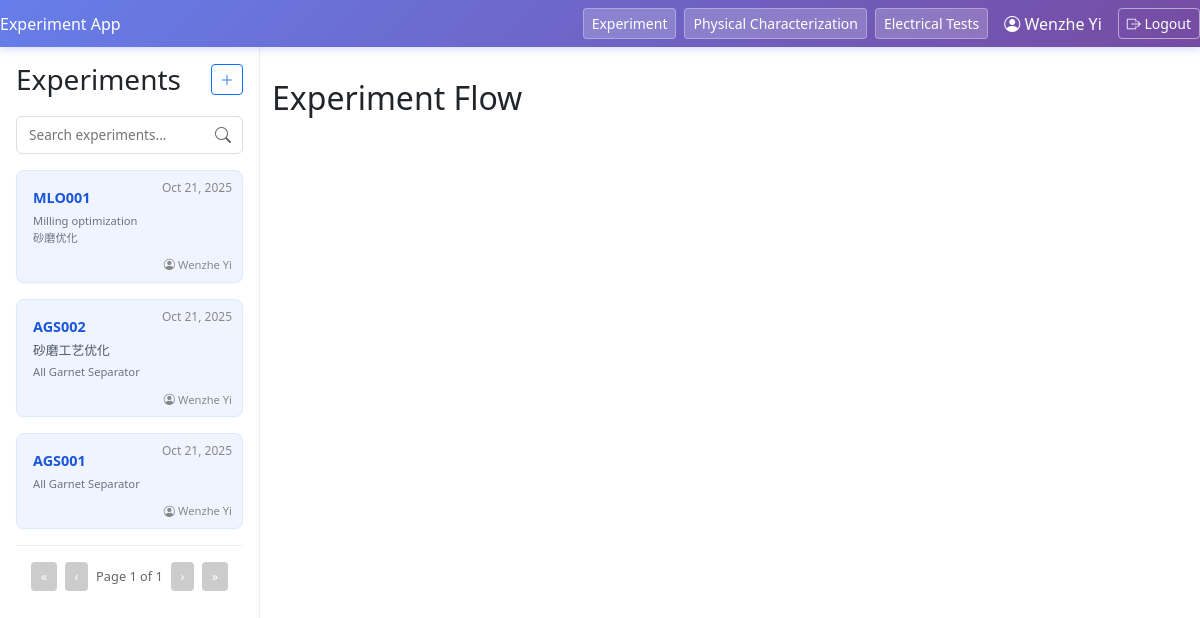
Screenshot of / (signed in) with the database file from the repository.
### experiment_flow/models.py (models this page shows, shortened)
class Exp(models.Model):
    exp_name = models.CharField(max_length = 30)
    exp_description = models.TextField(blank = True, null = True)
    created_on = models.DateTimeField(auto_now_add=True)
    project = models.ForeignKey(Project, on_delete = models.CASCADE, related_name = 'experiment', null = True)
    owner = models.ForeignKey(User, on_delete=models.CASCADE, related_name='experiments')

class Project(models.Model):
    project_name = models.CharField(max_length = 50)
    project_code = models.CharField(max_length = 3, null = True, blank = True)
    group = models.ForeignKey(ResearchGroup, on_delete = models.CASCADE, related_name = 'project', null = True)
    created_on = models.DateTimeField(auto_now_add=True)

### experiment_flow/views.py (the view)
# urls.py: path('', views.index, name = 'index'),
@login_required
def index(request):
    search_query = request.GET.get('search', '')
    latest_exp = Exp.objects.order_by('-created_on')
    if search_query:
        latest_exp = latest_exp.filter(
            Q(exp_name__icontains=search_query) |
            Q(exp_description__icontains=search_query) |
            Q(project__project_name__icontains=search_query)
        )
    page_number = request.GET.get('page', 1)
    paginator = Paginator(latest_exp, 10)  # 10 experiments per page
    page_obj = paginator.get_page(page_number)
    return render(request, 'experiment_flow/index.html', {
        'experiments': page_obj,
        'page_obj': page_obj,
        'search_query': search_query
    })

### experiment_flow/templates/experiment_flow/index.html
{% extends "experiment_flow/base.html" %}
{% block content %}
    <h2>Experiment Flow</h2>
{% endblock %}

### experiment_flow/templates/experiment_flow/base.html (shortened to what this page needs)
<!DOCTYPE html>
<html lang="en">
<head>
    <link rel="stylesheet" href="https://cdn.jsdelivr.net/npm/bootstrap-icons@1.11.1/font/bootstrap-icons.css">
    <link href="https://cdn.jsdelivr.net/npm/bootstrap@5.3.0/dist/css/bootstrap.min.css" rel="stylesheet">
</head>
<body>
    <div class="navbar">
        <div>Experiment App</div>
        <div class="ms-auto d-flex gap-2 align-items-center">
            <button onclick="location.href='{% url 'index' %}'" class="btn btn-primary btn-sm">Experiment</button>
            <button onclick="location.href='{% url 'index' %}'" class="btn btn-primary btn-sm">Physical Characterization</button>
            <button onclick="location.href='{% url 'index' %}'" class="btn btn-primary btn-sm">Electrical Tests</button>
            {% if user.is_authenticated %}
                <span class="text-white mx-2">
                    <i class="bi bi-person-circle"></i>
                    {% if user.first_name and user.last_name %}
                        {{ user.first_name }} {{ user.last_name }}
                    {% else %}
                        {{ user.username }}
                    {% endif %}
                </span>
                <button onclick="location.href='{% url 'logout' %}'" class="btn btn-outline-light btn-sm">
                    <i class="bi bi-box-arrow-right"></i> Logout
                </button>
            {% endif %}
        </div>
    </div>
    <div class="main-layout">
        <div class="sidebar">
            <div class="sidebar-header">
                <h3 style="margin:0;">Experiments</h3>
                <button onclick="location.href='{% url 'add_experiment' %}'"
                        class="btn btn-outline-primary btn-sm"
                        title="Add Experiment">
                    <i class="bi bi-plus-lg"></i>
                </button>
            </div>
            <div class="search-container">
                <form method="get" action="" id="searchForm">
                    <input
                        type="text"
                        name="search"
                        class="search-input"
                        placeholder="Search experiments..."
                        value="{{ search_query|default:'' }}"
                        id="searchInput">
                </form>
            </div>
            {% if experiments %}
            {% for exp in experiments %}
                <a href="{% url 'experiment_detail' exp.id %}?page={{ page_obj.number|default:1 }}{% if search_query %}&search={{ search_query }}{% endif %}"
                   class="experiment-card{% if experiment.id == exp.id %} active{% endif %}"
                   style="text-decoration:none; color:inherit; display:block;">
                    <span class="experiment-heading">{{ exp.exp_name }}</span>
                    <div class="experiment-date">
                        {{ exp.created_on|date:"M d, Y" }}
                    </div>
                    {% if exp.exp_description %}
                    <span class="experiment-description">{{ exp.exp_description }}</span>
                    {% endif %}
                    <span class="project-name">{{ exp.project.project_name }}</span>
                    <span class="experiment-owner">
                        <i class="bi bi-person-circle"></i>
                        {% if exp.owner.first_name and exp.owner.last_name %}
                            {{ exp.owner.first_name }} {{ exp.owner.last_name }}
                        {% else %}
                            {{ exp.owner.username }}
                        {% endif %}
                    </span>
                </a>
            {% empty %}
                <p>No experiments found.</p>
            {% endfor %}
            {% if page_obj %}
            <div class="pagination-controls">
                {% if page_obj.has_previous %}
                    <button onclick="navigateToPage(1)" title="First page">«</button>
                    <button onclick="navigateToPage({{ page_obj.previous_page_number }})" title="Previous page">‹</button>
                {% else %}
                    <button disabled>«</button>
                    <button disabled>‹</button>
                {% endif %}
                <span>Page {{ page_obj.number }} of {{ page_obj.paginator.num_pages }}</span>
                {% if page_obj.has_next %}
                    <button onclick="navigateToPage({{ page_obj.next_page_number }})" title="Next page">›</button>
                    <button onclick="navigateToPage({{ page_obj.paginator.num_pages }})" title="Last page">»</button>
                {% else %}
                    <button disabled>›</button>
                    <button disabled>»</button>
                {% endif %}
            </div>
            {% endif %}
            {% endif %}
        </div>
        <div class="container">
            {% block content %}{% endblock %}
        </div>
    </div>
</body>
</html>

### experiment_flow/templates/experiment_flow/base.html (style rules this page uses)
body { font-family: Arial, sans-serif; margin: 0; padding: 0; background: #f7f7f7; }
.navbar { background: linear-gradient(135deg, #667eea 0%, #764ba2 100%); color: #fff; padding: 1rem; display: flex; justify-content: space-between; align-items: center; box-shadow: 0 2px 8px rgba(102, 126, 234, 0.3); }
.navbar .btn-primary { background: rgba(255, 255, 255, 0.2); border: 1px solid rgba(255, 255, 255, 0.3); color: white; transition: all 0.2s; }
.navbar .btn-outline-light { border-color: rgba(255, 255, 255, 0.5); color: white; transition: all 0.2s; }
.btn-outline-primary { border-color: #667eea; color: #667eea; transition: all 0.2s; }
.main-layout { display: flex; min-height: 100vh; }
.sidebar { width: 260px; background: #fff; border-right: 1px solid #eee; padding: 1rem; box-sizing: border-box; }
.sidebar-header { display: flex; align-items: center; justify-content: space-between; margin-bottom: 1.2rem; }
.experiment-card { background: #f0f4ff; border: 1px solid #dbeafe; border-radius: 8px; padding: 1rem; margin-bottom: 1rem; box-shadow: 0 1px 2px rgba(0,0,0,0.03); transition: box-shadow 0.2s; position: relative; }
.experiment-heading { color: #1a56db; font-size: 0.9rem; font-weight: 600; margin-bottom: 0.25rem; display: block; }
.experiment-description { color: #4b5563; font-size: 0.8rem; margin: 0.25rem 0; display: block; overflow: hidden; text-overflow: ellipsis; display: -webkit-box; -webkit-line-clamp: 2; -webkit-box-orient: vertical; }
.experiment-date { position: absolute; right: 10px; top: 8px; font-size: 0.75rem; color: #888; }
.project-name { color: #6b7280; font-size: 0.7rem; margin-top: 0.25rem; margin-right: 5rem; display: block; padding-bottom: 1.2rem; }
.experiment-owner { position: absolute; bottom: 8px; right: 10px; font-size: 0.7rem; color: #888; white-space: nowrap; }
.container { flex: 1; padding: 2rem; }
.pagination-controls { display: flex; justify-content: center; align-items: center; gap: 0.5rem; margin-top: 1rem; padding-top: 1rem; border-top: 1px solid #eee; }
.pagination-controls button { background: linear-gradient(135deg, #667eea 0%, #764ba2 100%); color: white; border: none; border-radius: 4px; padding: 0.3rem 0.6rem; font-size: 0.8rem; cursor: pointer; transition: all 0.2s; box-shadow: 0 2px 4px rgba(102, 126, 234, 0.2); }
.pagination-controls button:disabled { background: #ccc; cursor: not-allowed; box-shadow: none; }
.pagination-controls span { font-size: 0.8rem; color: #666; }
.search-container { margin-bottom: 1rem; position: relative; }
.search-input { width: 100%; padding: 0.5rem 2rem 0.5rem 0.75rem; border: 1px solid #ddd; border-radius: 6px; font-size: 0.85rem; box-sizing: border-box; transition: border-color 0.2s; }

### rows the page displays
Exp: exp_name "MLO001", created_on "Oct 21, 2025", project.project_name "Milling optimization 砂磨优化", owner.first_name "Wenzhe", owner.last_name "Yi"
Exp: exp_name "AGS002", created_on "Oct 21, 2025", exp_description "砂磨工艺优化", project.project_name "All Garnet Separator", owner.first_name "Wenzhe", owner.last_name "Yi"
Exp: exp_name "AGS001", created_on "Oct 21, 2025", project.project_name "All Garnet Separator", owner.first_name "Wenzhe", owner.last_name "Yi"

### other values shown
{{ user.first_name }} "Wenzhe"
{{ user.last_name }} "Yi"
{{ page_obj.number }} "1"
{{ page_obj.paginator.num_pages }} "1"
